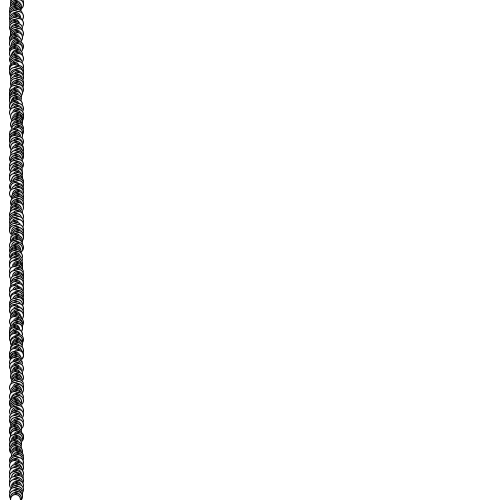
Frame 1 (no input)
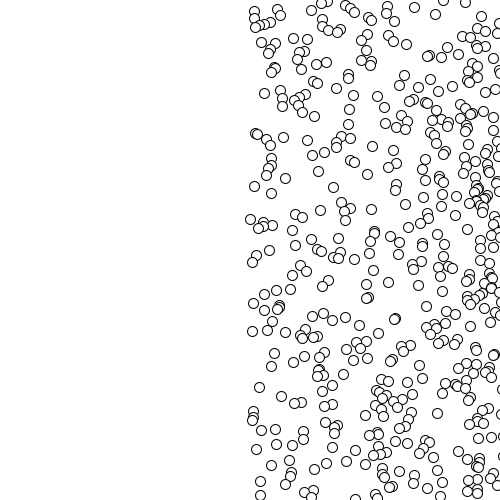
Frame 60 (the mouse pressed at the canvas centre just before this capture)
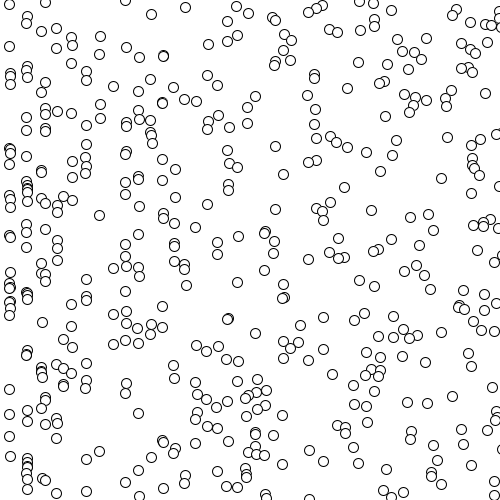
Frame 120 (the mouse held since frame 60 and released just before this capture)

The Processing sketch that drew these frames (run headless with seeded random() and noise(); from frame 60 on, the mouse is pressed at the canvas centre):

// Processing sketch: bouncingBALLS
// ── bouncingBALLS.pde
ArrayList<balls> ballList = new ArrayList<balls>();

void setup()
{
  size(500,500);
    for (int i = 0 ; i < height ; i+= 1)
  {
  
    ballList.add(new balls(new PVector(10,i) , new PVector(0,0,0), random(4, 9)));
  }
}
void draw()
{
  background(255);
  for (int i = 0 ; i < ballList.size() ; i++)
  {
    ballList.get(i).updateBallPos();
    
  }
  
}

// ── balls.pde
class balls
{
  PVector position;
  PVector colour;
  float speed;

  balls(PVector pos,PVector clr ,float spd)
  {
   position = pos;
   colour = clr;
   speed = spd;
  }

  void updateBallPos()
  {
    position.x += speed;
    ellipse( position.x, position.y,10,10);
    if (position.x < 0 || position.x > width)
    {
      speed = -speed;
    }
  }
}
